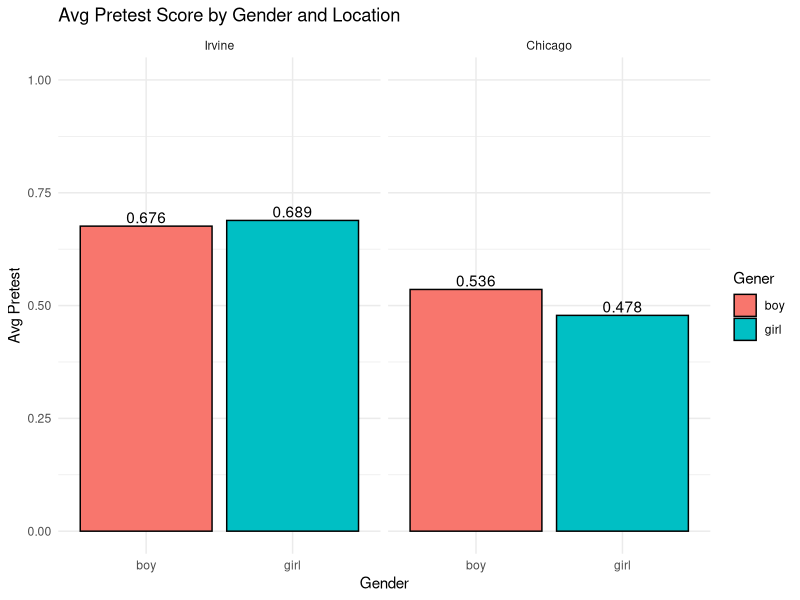
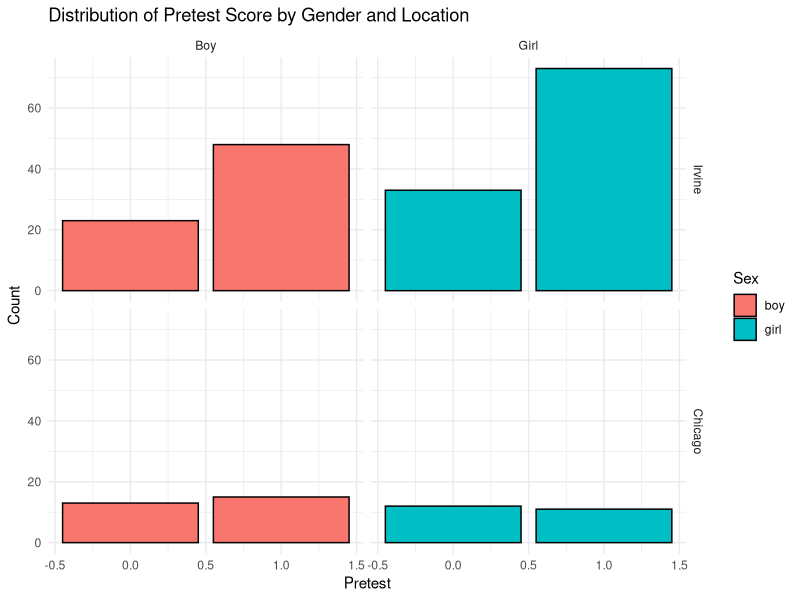

Generate these figures, in order, with R:
## ---- chunk 1
library(tidyverse)
## ---- chunk 2
df <- readxl::read_xlsx('../../../../data/math-anxiety-raw-data.xlsx')
df <- df %>% filter(Condition == 1 | Condition == 2) %>% 
  drop_na(Sex)
df$Condition[df$Condition == 2] <- 0
df$Sex[df$Sex == 1] <- "boy"
df$Sex[df$Sex == 2] <- "girl"
df$chicago <- as.factor(df$chicago)
df$Sex <- as.factor(df$Sex)
## ---- chunk 3
df %>% group_by(chicago) %>% count()
## ---- chunk 4
df %>% group_by(Sex) %>% count()
## ---- chunk 5
df %>% group_by(Sex, chicago) %>% count()
## ---- chunk 6
location <- c("Irvine", "Chicago")
names(location) <- c(0, 1)
gender <- c("Boy", "Girl")
names(gender) <- c("boy", "girl")
## ---- chunk 7
df %>% group_by(chicago, Sex) %>% 
  summarize(avg_pretest = mean(pretest, na.rm = TRUE)) %>% 
  ggplot(aes(x =Sex, y = avg_pretest, fill = Sex)) + 
  geom_text(aes(label=round(avg_pretest, 3)),  position=position_dodge(width=0.9), 
            vjust=-0.25) +
  facet_grid(.~ chicago, 
             labeller = labeller(chicago = location)) +
  geom_bar(position = "dodge", stat = "identity", color = "black") +
  labs(title = "Avg Pretest Score by Gender and Location",
       x = "Gender", y = "Avg Pretest", fill = "Gener") +
  theme_minimal() + ylim(0,1)
## ---- chunk 8
df %>% ggplot(aes(x = pretest, fill = Sex)) + 
  geom_bar(color = "black") +
  facet_grid(chicago ~ Sex,
             labeller = labeller(chicago = location,
                                 Sex = gender)) +
  theme_minimal() +
  labs(title = "Distribution of Pretest Score by Gender and Location",
       x = "Pretest", y = "Count")
## ---- chunk 9
# Overall
prop.table(table(df$pretest))
## ---- chunk 10
# Irvine
prop.table(table(df$pretest[df$chicago == 0]))
## ---- chunk 11
# Chicago
prop.table(table(df$pretest[df$chicago == 1]))
## ---- chunk 12
df %>% filter(!is.na(pretest)) %>% 
  group_by(pretest, Sex) %>% summarize(mean(TMA_avg))
## ---- chunk 13
# No worked example
df %>% filter(!is.na(pretest) & Condition == 0) %>% 
  group_by(pretest, Sex) %>% summarize(mean(TMA_avg))
## ---- chunk 14
# worked example
df %>% filter(!is.na(pretest) & Condition == 1) %>% 
  group_by(pretest, Sex) %>% summarize(mean(TMA_avg))
## ---- chunk 15
# No worked example
df %>% filter(!is.na(pretest) & Condition == 0) %>% 
  group_by(pretest, Sex) %>% summarize(mean(TMA_5))
## ---- chunk 16
# Worked example
df %>% filter(!is.na(pretest) & Condition == 1) %>% 
  group_by(pretest, Sex) %>% summarize(mean(TMA_5))
